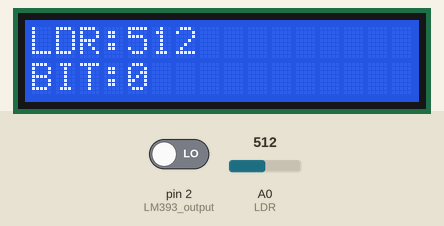
Bench run of a sketch on a simulated Arduino Uno, built with avr-gcc and run on an emulated ATmega328P. Shown: 16×2 character LCD. Inputs (shaded band) come from the test bench; at power-on: A0 (LDR) = 512, pin 2 (LM393_output) LOW. What the sketch prints to the serial monitor is not drawn.

Above: at 1.2 s.
1.3 s: A0 (LDR) set to 716
At 2.6 s:
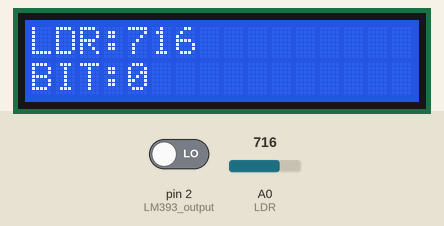
2.9 s: pin 2 (LM393_output) driven HIGH
At 4.1 s:
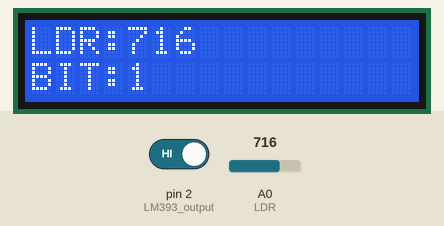
4.4 s: A0 (LDR) set to 900
At 5.6 s:
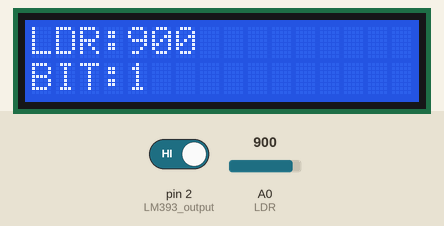
5.9 s: pin 2 (LM393_output) driven LOW
At 7.1 s:
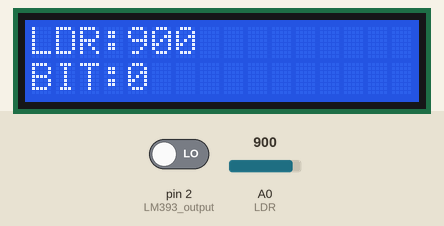
7.4 s: A0 (LDR) set to 1023
At 8.8 s:
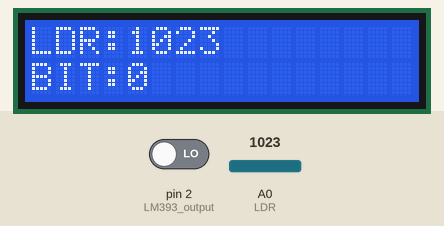
Timing chart, 0 to 9.9 s (numbered marks = the images above; inputs shaded):
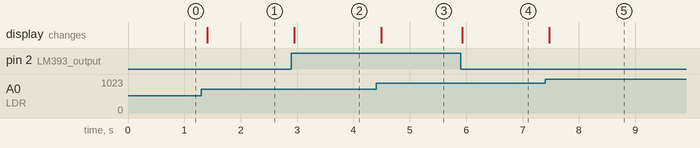

Measured:
- after the input at 1.3 s, the display: changes after 0.10 s (image 1)
- after the input at 2.9 s, the display: changes after 0.05 s (image 2)
- after the input at 4.4 s, the display: changes after 0.09 s (image 3)
- after the input at 5.9 s, the display: changes at once (image 4)
- after the input at 7.4 s, the display: changes after 0.08 s (image 5)

The sketch:

uart_reciever.ino
```cpp
#include <LiquidCrystal.h>
LiquidCrystal lcd(8, 9, 4, 5, 6, 7);   // RS, E, D4, D5, D6, D7

void setup() {
  pinMode(2, INPUT);       // LM393 output (pin 1) → D2
  lcd.begin(16, 2);        // 16 columns, 2 rows
  Serial.begin(9600);      // also send readings to the Serial Monitor
}

void loop() {
  int raw = analogRead(A0);   // LDR node X: 0–1023, goes UP with more light
  int bit = digitalRead(2);   // comparator decision: 1 = light, 0 = dark

  lcd.setCursor(0, 0);
  lcd.print("LDR:"); lcd.print(raw); lcd.print("    ");  // spaces clear old digits
  lcd.setCursor(0, 1);
  lcd.print("BIT:"); lcd.print(bit);

  Serial.print(raw); Serial.print("  "); Serial.println(bit);
  delay(100);                 // update 10 times a second
}
```
